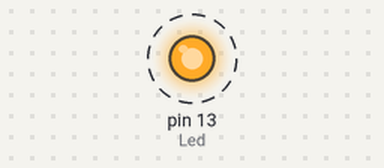
Recording of a sketch running on a simulated Arduino Uno, built with avr-gcc and run on an emulated ATmega328P. On the bench: output pins drawn as LEDs (lit = HIGH). Dashed ring = blinking.

Above: at 0.5 s.
Timing chart, 0 to 3.5 s (numbered marks = the images above):
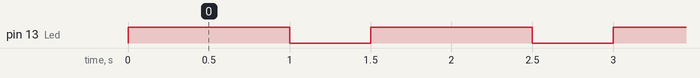

Measured:
- by itself, pin 13 (Led): alternates HIGH for 1.0 s and LOW for 0.50 s

The sketch:

Leds.ino
```cpp
int Led = 13;
int Espera = 500;

void setup() {
  // put your setup code here, to run once:
  pinMode (Led, OUTPUT);
}

void loop() {
  // put your main code here, to run repeatedly:
  digitalWrite (Led, HIGH);
  delay (Espera * 2);
  digitalWrite (Led, LOW);
  delay (Espera);
}
```
